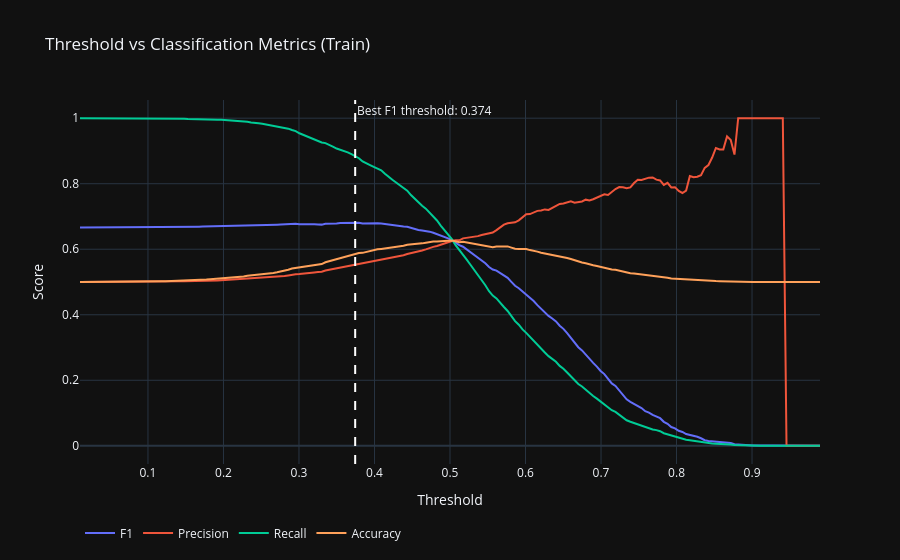

Notebook source saved alongside this figure:
### Code cell
import plotly.graph_objects as go
from sklearn.metrics import log_loss, f1_score, precision_score, recall_score, accuracy_score, confusion_matrix

thresholds = np.linspace(0.01, 0.99, 200)

metrics = {
    "f1": [], "precision": [], "recall": [], "accuracy": []
}

for t in thresholds:
    preds = (probs >= t).astype(int)
    metrics["f1"].append(f1_score(y_test, preds, zero_division=0))
    metrics["precision"].append(precision_score(y_test, preds, zero_division=0))
    metrics["recall"].append(recall_score(y_test, preds, zero_division=0))
    metrics["accuracy"].append(accuracy_score(y_test, preds))

best_idx = np.argmax(metrics["f1"])
best_thresh = thresholds[best_idx]

fig = go.Figure()

fig.add_trace(go.Scatter(x=thresholds, y=metrics["f1"],
    name="F1", line=dict(color="#636EFA", width=2)))
fig.add_trace(go.Scatter(x=thresholds, y=metrics["precision"],
    name="Precision", line=dict(color="#EF553B", width=2)))
fig.add_trace(go.Scatter(x=thresholds, y=metrics["recall"],
    name="Recall", line=dict(color="#00CC96", width=2)))
fig.add_trace(go.Scatter(x=thresholds, y=metrics["accuracy"],
    name="Accuracy", line=dict(color="#FFA15A", width=2)))

fig.add_vline(
    x=best_thresh,
    line_dash="dash",
    line_color="white",
    annotation_text=f"Best F1 threshold: {best_thresh:.3f}",
    annotation_position="top right"
)

fig.update_layout(
    title="Threshold vs Classification Metrics (Train)",
    xaxis_title="Threshold",
    yaxis_title="Score",
    legend=dict(orientation="h", y=-0.15),
    template="plotly_dark",
    hovermode="x unified"
)

fig.show()
print(f"\nBest F1 threshold: {best_thresh:.4f}")
print(f"At this threshold — F1: {metrics['f1'][best_idx]:.4f} | "
      f"Precision: {metrics['precision'][best_idx]:.4f} | "
      f"Recall: {metrics['recall'][best_idx]:.4f}")

### Figure 1 — Plotly figure (JSON) as saved in the notebook; plotly's stock layout.template omitted (floating-point values rounded to 4 significant figures; data arrays with more than 128 entries replaced by an {"elided": "..."} marker saying what was removed)
{"data": [{"line": {"color": "#636EFA", "width": 2}, "name": "F1", "type": "scatter", "x": {"elided": "200 float values"}, "y": {"elided": "200 float values"}}, {"line": {"color": "#EF553B", "width": 2}, "name": "Precision", "type": "scatter", "x": {"elided": "200 float values"}, "y": {"elided": "200 float values"}}, {"line": {"color": "#00CC96", "width": 2}, "name": "Recall", "type": "scatter", "x": {"elided": "200 float values"}, "y": {"elided": "200 float values"}}, {"line": {"color": "#FFA15A", "width": 2}, "name": "Accuracy", "type": "scatter", "x": {"elided": "200 float values"}, "y": {"elided": "200 float values"}}], "layout": {"annotations": [{"showarrow": false, "text": "Best F1 threshold: 0.374", "x": 0.3744, "xanchor": "left", "xref": "x", "y": 1, "yanchor": "top", "yref": "y domain"}], "hovermode": "x unified", "legend": {"orientation": "h", "y": -0.15}, "shapes": [{"line": {"color": "white", "dash": "dash"}, "type": "line", "x0": 0.3744, "x1": 0.3744, "xref": "x", "y0": 0, "y1": 1, "yref": "y domain"}], "title": {"text": "Threshold vs Classification Metrics (Train)"}, "xaxis": {"title": {"text": "Threshold"}}, "yaxis": {"title": {"text": "Score"}}}}
